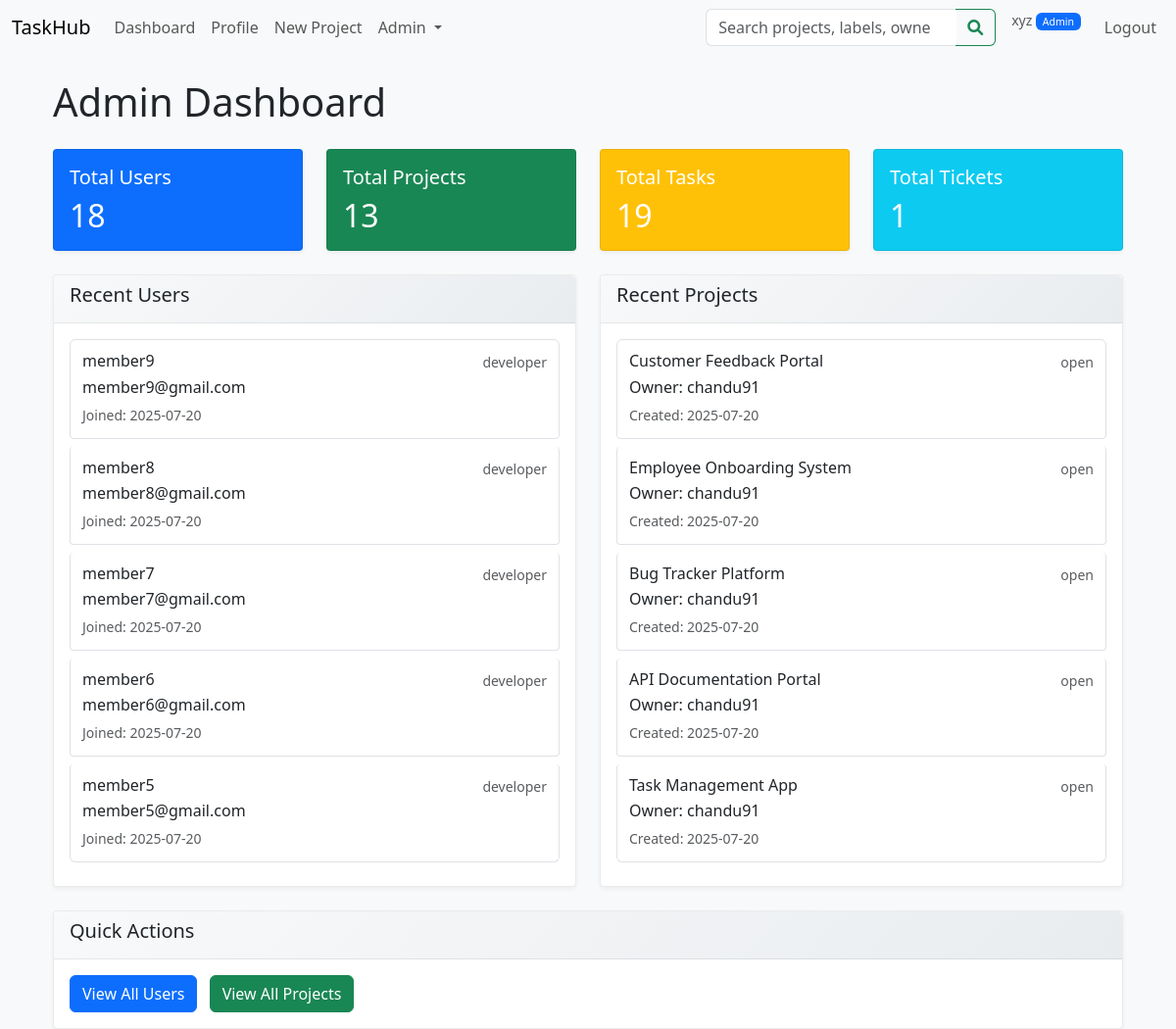
The app's page /admin/dashboard (signed in) with its own data.
### models/user.py (models this page shows, shortened)
class User(db.Model, UserMixin):
    __tablename__ = 'user'
    id = db.Column(db.Integer, primary_key=True)
    username = db.Column(db.String(80), unique=True, nullable=False, index=True)
    email = db.Column(db.String(120), unique=True, nullable=False, index=True)
    password_hash = db.Column(db.String(128), nullable=False)
    role = db.Column(
        db.Enum('visitor', 'developer', 'team_manager', 'admin', name='user_roles'),
        default='visitor',
        nullable=False
    )
    created_at = db.Column(db.DateTime, default=datetime.utcnow)
    updated_at = db.Column(
        db.DateTime,
        default=datetime.utcnow,
        onupdate=datetime.utcnow
    )
    full_name = db.Column(db.String(150))
    job_title = db.Column(db.String(100))
    department = db.Column(db.String(100))
    organization = db.Column(db.String(150))
    location = db.Column(db.String(100))
    bio = db.Column(db.Text)
    avatar_url = db.Column(db.String(255))
    team_id = db.Column(db.Integer, db.ForeignKey('team.id'), nullable=True)
    is_team_leader = db.Column(db.Boolean, default=False)
    owned_projects = db.relationship(
        'Project',
        back_populates='owner',
        lazy='dynamic'
    )
    projects = db.relationship(
        'Project',
        secondary='project_members',
        back_populates='members',
        lazy='dynamic'
    )
    tasks_created = db.relationship(
        'Task',
        back_populates='creator',
        foreign_keys='Task.creator_id',
        lazy='dynamic'
    )
    assigned_tasks = db.relationship(
        'Task',
        foreign_keys='Task.assignee_id',
        back_populates='assignee',
        lazy='dynamic'
    )
    reported_tasks = db.relationship(
        'Task',
        foreign_keys='Task.reporter_id',
        back_populates='reporter',
        lazy='dynamic'
    )
    task_membership = db.relationship(
        'TaskMember',
        back_populates='user',
        lazy='dynamic',
        cascade='all, delete-orphan'
    )
    tickets_created = db.relationship(
        'Ticket',
        back_populates='creator',
        lazy='dynamic',
        cascade='all, delete-orphan'
    )
    role_applications = db.relationship(
        'RoleApplication',
        back_populates='applicant',
        lazy='dynamic',
        cascade='all, delete-orphan',
        foreign_keys='RoleApplication.applicant_id'
    )
    project_applications = db.relationship(
        'ProjectApplication',
        back_populates='applicant',
        lazy='dynamic',
        cascade='all, delete-orphan',
        foreign_keys='ProjectApplication.applicant_id'
    )

### models/project.py (models this page shows, shortened)
class Project(db.Model):
    __tablename__ = 'project'
    id = db.Column(db.Integer, primary_key=True)
    name = db.Column(db.String(150), nullable=False)
    description = db.Column(db.Text)
    status = db.Column(
        db.Enum('open', 'closed', name='project_status'),
        default='open',
        nullable=False
    )
    owner_id = db.Column(db.Integer, db.ForeignKey('user.id'), nullable=False)
    team_id = db.Column(db.Integer, db.ForeignKey('team.id'), nullable=True)
    created_at = db.Column(db.DateTime, default=datetime.utcnow)
    updated_at = db.Column(
        db.DateTime,
        default=datetime.utcnow,
        onupdate=datetime.utcnow
    )
    owner = db.relationship(
        'User',
        back_populates='owned_projects'
    )
    members = db.relationship(
        'User',
        secondary=project_members,
        back_populates='projects',
        lazy='dynamic'
    )
    labels = db.relationship(
        'Label',
        secondary=project_labels,
        back_populates='projects',
        lazy='dynamic'
    )
    tasks = db.relationship(
        'Task',
        back_populates='project',
        lazy='dynamic',
        cascade='all, delete-orphan'
    )
    tickets = db.relationship(
        'Ticket',
        back_populates='project',
        lazy='dynamic',
        cascade='all, delete-orphan'
    )

### routes/admin_routes.py (the view)
@admin_bp.route("/dashboard")
@login_required
@admin_required
def dashboard():
    total_users = User.query.count()
    total_projects = Project.query.count()
    total_tasks = Task.query.count()
    total_tickets = Ticket.query.count()
    recent_users = User.query.order_by(User.created_at.desc()).limit(5).all()
    recent_projects = Project.query.order_by(Project.created_at.desc()).limit(5).all()
    return render_template(
        "admin/dashboard.html",
        total_users=total_users,
        total_projects=total_projects,
        total_tasks=total_tasks,
        total_tickets=total_tickets,
        recent_users=recent_users,
        recent_projects=recent_projects
    )

### templates/admin/dashboard.html (shortened to what this page needs)
{% extends "base.html" %}
{% block content %}
<div class="container mt-4">
    <h1 class="mb-4">Admin Dashboard</h1>
    <div class="row mb-4">
        <div class="col-md-3">
            <div class="card text-white bg-primary">
                <div class="card-body">
                    <h5 class="card-title">Total Users</h5>
                    <h2 class="card-text">{{ total_users }}</h2>
                </div>
            </div>
        </div>
        <div class="col-md-3">
            <div class="card text-white bg-success">
                <div class="card-body">
                    <h5 class="card-title">Total Projects</h5>
                    <h2 class="card-text">{{ total_projects }}</h2>
                </div>
            </div>
        </div>
        <div class="col-md-3">
            <div class="card text-white bg-warning">
                <div class="card-body">
                    <h5 class="card-title">Total Tasks</h5>
                    <h2 class="card-text">{{ total_tasks }}</h2>
                </div>
            </div>
        </div>
        <div class="col-md-3">
            <div class="card text-white bg-info">
                <div class="card-body">
                    <h5 class="card-title">Total Tickets</h5>
                    <h2 class="card-text">{{ total_tickets }}</h2>
                </div>
            </div>
        </div>
    </div>
    <div class="row">
        <div class="col-md-6">
            <div class="card">
                <div class="card-header">
                    <h5>Recent Users</h5>
                </div>
                <div class="card-body">
                    {% if recent_users %}
                        <div class="list-group">
                            {% for user in recent_users %}
                            <a href="{{ url_for('admin.user_detail', user_id=user.id) }}" class="list-group-item list-group-item-action">
                                <div class="d-flex w-100 justify-content-between">
                                    <h6 class="mb-1">{{ user.username }}</h6>
                                    <small class="text-muted">{{ user.role }}</small>
                                </div>
                                <p class="mb-1">{{ user.email }}</p>
                                <small class="text-muted">Joined: {{ user.created_at.strftime('%Y-%m-%d') }}</small>
                            </a>
                            {% endfor %}
                        </div>
                    {% else %}
                        <p class="text-muted">No users found.</p>
                    {% endif %}
                </div>
            </div>
        </div>
        <div class="col-md-6">
            <div class="card">
                <div class="card-header">
                    <h5>Recent Projects</h5>
                </div>
                <div class="card-body">
                    {% if recent_projects %}
                        <div class="list-group">
                            {% for project in recent_projects %}
                            <div class="list-group-item">
                                <div class="d-flex w-100 justify-content-between">
                                    <h6 class="mb-1">{{ project.name }}</h6>
                                    <small class="text-muted">{{ project.status }}</small>
                                </div>
                                <p class="mb-1">Owner: {{ project.owner.username }}</p>
                                <small class="text-muted">Created: {{ project.created_at.strftime('%Y-%m-%d') }}</small>
                            </div>
                            {% endfor %}
                        </div>
                    {% else %}
                        <p class="text-muted">No projects found.</p>
                    {% endif %}
                </div>
            </div>
        </div>
    </div>
    <div class="row mt-4">
        <div class="col-12">
            <div class="card">
                <div class="card-header">
                    <h5>Quick Actions</h5>
                </div>
                <div class="card-body">
                    <a href="{{ url_for('admin.list_users') }}" class="btn btn-primary me-2">View All Users</a>
                    <a href="{{ url_for('admin.list_projects') }}" class="btn btn-success me-2">View All Projects</a>
                </div>
            </div>
        </div>
    </div>
</div>
{% endblock %}

### templates/base.html (shortened to what this page needs)
<!DOCTYPE html>
<html lang="en">
<head>
  <link
    href="https://cdn.jsdelivr.net/npm/bootstrap@5.3.0/dist/css/bootstrap.min.css"
    rel="stylesheet"
  >
  <link rel="stylesheet" href="https://cdnjs.cloudflare.com/ajax/libs/font-awesome/6.0.0/css/all.min.css">
  <link rel="stylesheet" href="{{ url_for('static', filename='css/style.css') }}">
</head>
<body>
<nav class="navbar navbar-expand-lg navbar-light bg-light mb-4">
  <div class="container-fluid">
            <a class="navbar-brand" href="{{ url_for('main.index') }}">TaskHub</a>
    <div class="collapse navbar-collapse">
      <ul class="navbar-nav me-auto">
        {% if current_user.is_authenticated %}
          <li class="nav-item">
            <a class="nav-link" href="{{ url_for('main.dashboard') }}">Dashboard</a>
          </li>
          <li class="nav-item">
            <a class="nav-link" href="{{ url_for('main.profile') }}">Profile</a>
          </li>
          {% if current_user.role in ['admin', 'team_manager'] %}
          <li class="nav-item">
            <a class="nav-link" href="{{ url_for('projects.create') }}">New Project</a>
          </li>
          {% endif %}
          {% if current_user.role=='admin' %}
            <li class="nav-item dropdown">
              <a class="nav-link dropdown-toggle" href="#" role="button" data-bs-toggle="dropdown">
                Admin
              </a>
            </li>
          {% endif %}
        {% endif %}
      </ul>
      {% if current_user.is_authenticated %}
      <form class="d-flex me-3" method="GET" action="{{ url_for('projects.search_projects') }}" style="min-width: 250px;">
        <div class="input-group">
          <input class="form-control" type="search" name="labels" placeholder="Search projects, labels, owners..."
                 aria-label="Search projects by labels, names, or owners">
          <button class="btn btn-outline-success" type="submit">
            <i class="fas fa-search"></i>
          </button>
        </div>
      </form>
      {% endif %}
      <ul class="navbar-nav">
        {% if current_user.is_authenticated %}
          <li class="nav-item">
            <span class="navbar-text me-3">
              <small class="text-muted">
                {{ current_user.full_name }}
                <span class="badge bg-{{ 'primary' if current_user.role == 'admin' else 'secondary' }}">
                  {{ current_user.role.title() }}
                </span>
              </small>
            </span>
          </li>
          <li class="nav-item">
            <a class="nav-link" href="{{ url_for('auth.logout') }}">Logout</a>
          </li>
        {% endif %}
      </ul>
    </div>
  </div>
</nav>
<div class="container">
  {% block content %}{% endblock %}
</div>
</body>
</html>

### static/css/style.css (style rules this page uses)
body { background-color: #f8f9fa; }
.navbar .input-group { max-width: 300px; }
.navbar .input-group .form-control { border-right: none; }
.navbar .input-group .btn { border-left: none; border-top-left-radius: 0; border-bottom-left-radius: 0; }
.card { border-radius: 0.25rem; }
.list-group-item { background: #ffffff; border: 1px solid #dee2e6; border-radius: 0.25rem; margin-bottom: 0.5rem; cursor: grab; padding: 0.75rem; }
.card { box-shadow: 0 2px 4px rgba(0,0,0,0.05); border: 1px solid rgba(0,0,0,0.08); transition: box-shadow 0.2s ease; }
.card-header { background: linear-gradient(135deg, #f8f9fa 0%, #e9ecef 100%); border-bottom: 1px solid rgba(0,0,0,0.08); }
.badge { font-weight: 500; }
.list-group-item { transition: background-color 0.2s ease; }
.btn { border-radius: 6px; font-weight: 500; transition: all 0.2s ease; }

### records on screen
User: full_name "xyz", role "Admin"
User: username "member9", role "developer", email "member9@gmail.com", created_at "2025-07-20"
User: username "member8", role "developer", email "member8@gmail.com", created_at "2025-07-20"
User: username "member7", role "developer", email "member7@gmail.com", created_at "2025-07-20"
User: username "member6", role "developer", email "member6@gmail.com", created_at "2025-07-20"
User: username "member5", role "developer", email "member5@gmail.com", created_at "2025-07-20"
Project: name "Customer Feedback Portal", status "open", owner.username "chandu91", created_at "2025-07-20"
Project: name "Employee Onboarding System", status "open", owner.username "chandu91", created_at "2025-07-20"
Project: name "Bug Tracker Platform", status "open", owner.username "chandu91", created_at "2025-07-20"
Project: name "API Documentation Portal", status "open", owner.username "chandu91", created_at "2025-07-20"
Project: name "Task Management App", status "open", owner.username "chandu91", created_at "2025-07-20"

### other values on screen
{{ total_users }} "18"
{{ total_projects }} "13"
{{ total_tasks }} "19"
{{ total_tickets }} "1"
